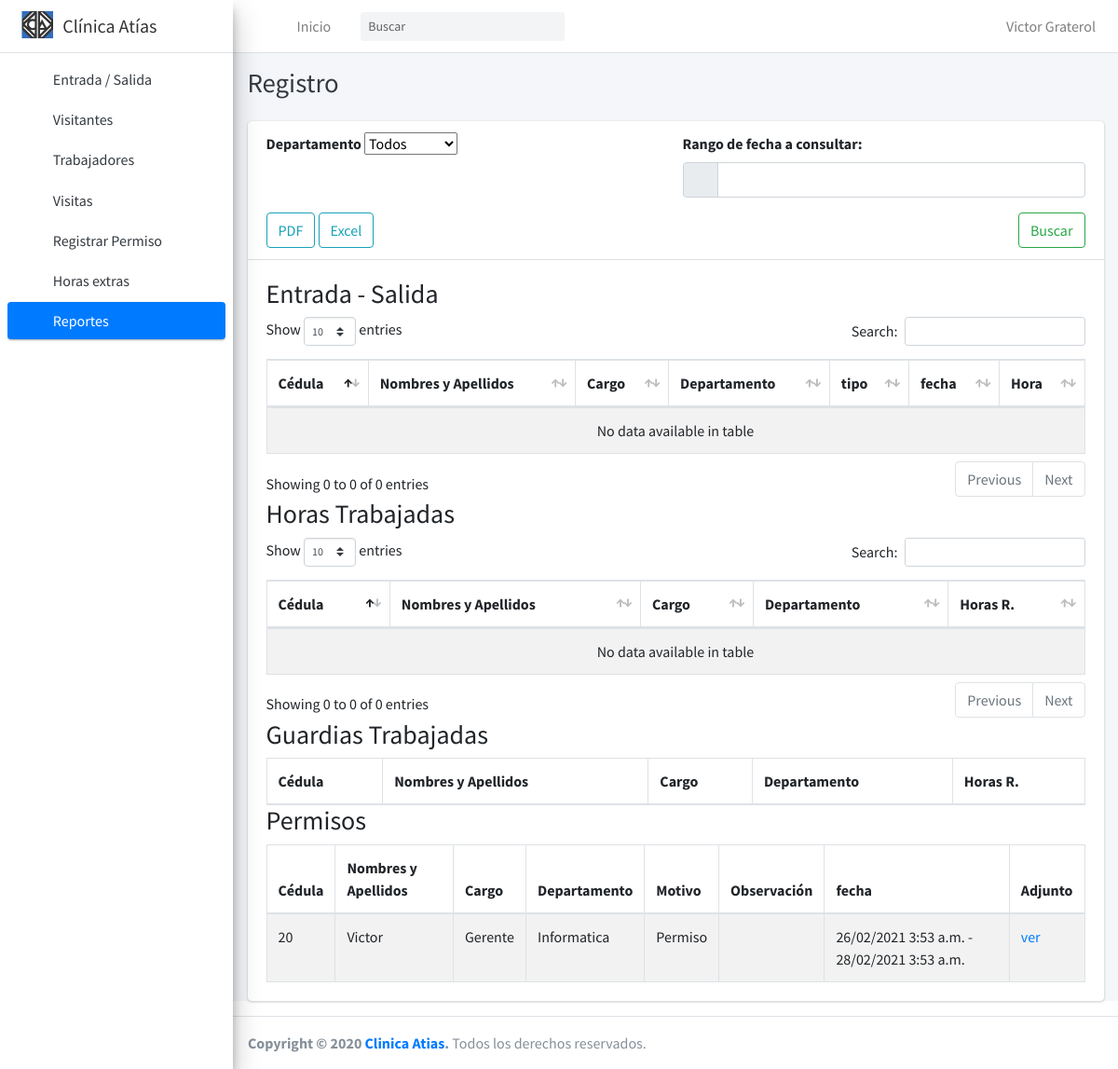
The page /reporte/diario/ (signed in) on the database as committed earlier.
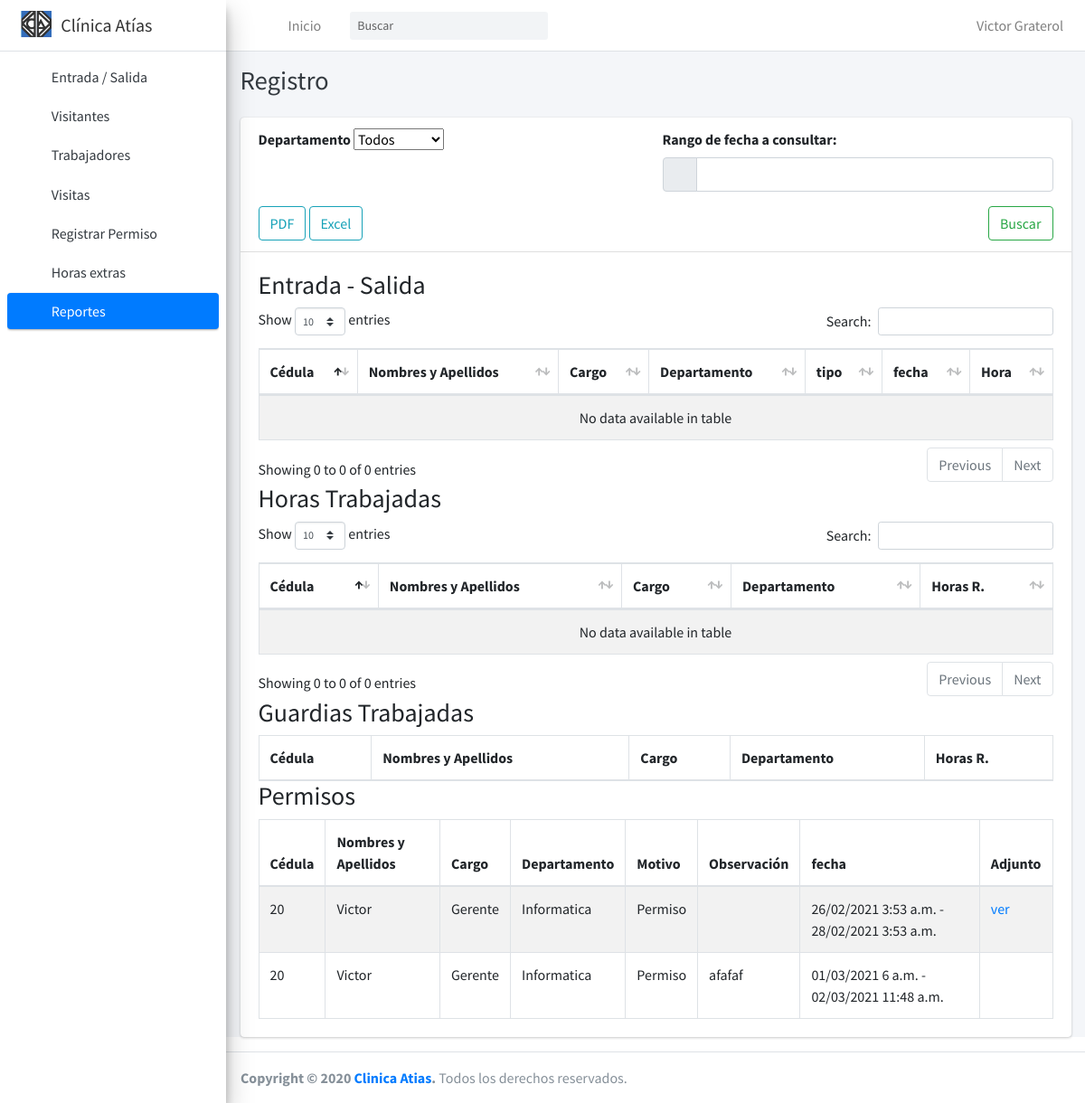
The same page on the database as committed later.
### core/models.py (models this page shows)
class permisos(models.Model):
    tipo_permiso = [
        ('P', 'Permiso'),
        ('V', 'Vacaciones'),
        ('R', 'Reposo'),
        ('O', 'Otro'),
    ]
    desde = models.DateTimeField()
    hasta = models.DateTimeField()
    motivo = models.CharField(max_length=1, choices=tipo_permiso, default='P',)
    observacion = models.TextField(verbose_name="Observaciones", blank=True, null=True)
    trabajador = models.ForeignKey(User, verbose_name="Trabajador", on_delete=models.PROTECT, related_name="get_trabajador")
    archivo = models.FileField(upload_to=user_directory_path, null=True, blank=True)
    user = models.ForeignKey(User, verbose_name="Usuario", on_delete=models.PROTECT, related_name="get_usuario")

### registration/models.py (models this page shows, shortened)
class Profile(models.Model):
    sexo_select = [
        ('M', 'Masculino'),
        ('F', 'Femenino'),
    ]
    choise_estatus = [
        ('A', 'Activo'),
        ('I', 'Inactivo'),
    ]
    user = models.OneToOneField(User, on_delete=models.CASCADE, related_name="get_profile")
    codigo = models.IntegerField(verbose_name='Código', null=True, blank=True)
    cedula = models.IntegerField(verbose_name='Cédula')
    cargo = models.CharField(max_length=150 , verbose_name='Cargo')
    departamento = models.ForeignKey(departamento, verbose_name="Departamento", on_delete=models.CASCADE)
    nacimiento = models.DateField(verbose_name='Fecha de Nacimiento', null=True, blank=True)
    sexo = models.CharField(max_length=1, choices=sexo_select, default='M',)
    tlf1 = models.CharField(max_length=50 , verbose_name='Teléfono 1', null = True, blank = True)
    tlf2 = models.CharField(max_length=50 , verbose_name='Teléfono 2', null = True, blank = True)
    horario = models.ForeignKey(horario, verbose_name="Horario", on_delete=models.CASCADE)
    estatus = models.CharField(max_length=1, choices=choise_estatus, default='A',)
    class Meta:
        verbose_name = 'trabajador'
        verbose_name_plural = 'trabajadores'
        ordering = ['codigo']

class departamento(models.Model):
    nombre = models.CharField(max_length=150 , verbose_name='Nombre')
    def __str__(self):
        return self.nombre

### core/views.py (the view)
# urls.py: path('reporte/diario/', views.diarioView, name ='diario'),
@login_required
def diarioView(request):
    dep = departamento.objects.all()
    trabajadores = Profile.objects.all()
    list_t = {}
    list_tt = []
    if request.POST:
        desde, hasta = request.POST['reservation'].split('-')
        desde = desde.strip(' ')
        hasta = hasta.strip(' ')
        desde = datetime.strptime(desde, '%d/%m/%Y')
        hasta = datetime.strptime(hasta, '%d/%m/%Y')
        print(desde.strftime('%Y-%m-%d 00:00:01'))
        print(hasta.strftime('%Y-%m-%d 23:59:59'))
        p = permisos.objects.filter(Q(desde__range = (desde.strftime('%Y-%m-%d 00:00:01'),hasta.strftime('%Y-%m-%d 23:59:59'))) | Q(hasta__range = (desde.strftime('%Y-%m-%d 00:00:01'),hasta.strftime('%Y-%m-%d 23:59:59'))))
        result = marca.objects.filter(fecha__gte = desde.strftime('%Y-%m-%d 00:00:0'),fecha__lte = hasta.strftime('%Y-%m-%d 23:59:59'))
        if request.POST['departamento'] != "0":
            result = result.filter(trabajador__get_profile__departamento = request.POST['departamento'])
    else:
        hoy = datetime.now()
        desde = hoy.strftime("%Y-%m-%d 00:00:00")
        hasta = hoy.strftime("%Y-%m-%d 23:59:59")
        result = marca.objects.filter(fecha__gte = desde,fecha__lte = hasta)
        p = permisos.objects.filter(hasta__lte = hasta )
    for trabajador in trabajadores:
        if result.filter(trabajador = trabajador.user).exists():
            results = result.filter(trabajador = trabajador.user)
            tiene_g = False
            if guardia.objects.filter(trabajador=trabajador.user).exists():
                g = guardia.objects.filter(trabajador=trabajador.user)
                tiene_g = True
            total = results.count()
            if total > 1:
                if total % 2 != 0:
                    total -= 1
                i = 0
                tiempo = 0
                gt = 0
                while(i < total):
                    if tiene_g:
                        if g.count() > 0:
                            for j in g:
                                if j.entrada.date() == results[i+1].fecha.date():
                                    gt += (results[i].fecha - results[i+1].fecha).total_seconds()
                    tiempo += (results[i].fecha - results[i+1].fecha).total_seconds()
                    i += 2
                tiempo -= gt
                list_t['tiempo'] = tiempo
                list_t['trabajador'] = trabajador
                list_t['horas'] = int(tiempo // 3600)
                list_t['segundos'] = int(tiempo % 3600)
                list_t['minutos'] = int(list_t['segundos'] // 60)
                list_t['segundos'] = int(list_t['segundos'] % 60)
                list_t['gt'] = gt
                list_t['horasg'] = int(gt // 3600)
                list_t['segundosg'] = int(gt % 3600)
                list_t['minutosg'] = int(list_t['segundosg'] // 60)
                list_t['segundosg'] = int(list_t['segundosg'] % 60)
                list_tt.append(list_t.copy())
    return render(request,'core/diario.html',{'object_list':result,'departamento':dep,'trabajadores':list_tt, 'permisos':p})

### core/templates/core/diario.html (shortened to what the changed rows need)
{% extends "core/base.html" %}
{% load static %}
{% block titulo %} Registro {% endblock %}
{% block head %}
  <link rel="stylesheet" href="{% static 'core/plugins/datatables-bs4/css/dataTables.bootstrap4.min.css' %}">
  <link rel="stylesheet" href="{% static 'core/plugins/datatables-responsive/css/responsive.bootstrap4.min.css' %}">
  <link rel="stylesheet" href="{% static 'core/plugins/daterangepicker/daterangepicker.css' %}">
  <link rel="stylesheet" href="{% static 'core/plugins/select2/css/select2.min.css' %}">
  <link rel="stylesheet" href="{% static 'core/plugins/select2-bootstrap4-theme/select2-bootstrap4.min.css' %}">
  <link rel="stylesheet" href="{% static 'core/plugins/bootstrap4-duallistbox/bootstrap-duallistbox.min.css' %}">
{% endblock %}
{% block contenido %}
    <div class="card">
        <div class="card-body">
            <table id="example1" class="table table-bordered table-striped">
                <thead>
                    <tr>
                        <th>Cédula</th>
                        <th>Nombres y Apellidos</th>
                        <th>Cargo</th>
                        <th>Departamento</th>
                        <th>tipo</th>
                        <th>fecha</th>
                        <th>Hora</th>
                    </tr>
                </thead>
            </table>
            <table id="example2" class="table table-bordered table-striped">
                <thead>
                    <tr>
                        <th>Cédula</th>
                        <th>Nombres y Apellidos</th>
                        <th>Cargo</th>
                        <th>Departamento</th>
                        <th>Horas R.</th>
                    </tr>
                </thead>
            </table>
            <table id="example2" class="table table-bordered table-striped">
                <thead>
                    <tr>
                        <th>Cédula</th>
                        <th>Nombres y Apellidos</th>
                        <th>Cargo</th>
                        <th>Departamento</th>
                        <th>Horas R.</th>
                    </tr>
                </thead>
            </table>
            <table id="example2" class="table table-bordered table-striped">
                <thead>
                    <tr>
                        <th>Cédula</th>
                        <th>Nombres y Apellidos</th>
                        <th>Cargo</th>
                        <th>Departamento</th>
                        <th>Motivo</th>
                        <th>Observación</th>
                        <th>fecha</th>
                        <th>Adjunto</th>
                    </tr>
                </thead>
                <tbody>
                    {% for permiso in permisos %}
                        <tr>
                            <td> {{ permiso.trabajador.get_profile.cedula}} </td>
                            <td>{{ permiso.trabajador.first_name}} {{ hora.trabajador.last_name}}</td>
                            <td>{{ permiso.trabajador.get_profile.cargo}}</td>
                            <td>{{ permiso.trabajador.get_profile.departamento}}</td>
                            <td>{{ permiso.get_motivo_display }}</td>
                            <td>{{ permiso.observacion }}</td>
                            <td>{{ permiso.desde|date:"d/m/Y P" }} - {{ permiso.hasta|date:"d/m/Y P"}}</td>
                            <td>{% if permiso.archivo %}<a href="{{ permiso.archivo.url }}">ver</a>{% endif %}</td>
                        </tr>
                    {% endfor %}
                </tbody>
            </table>
        </div>
    </div>
{% endblock %}

Rows that differ between the two databases and show on the page:
added permisos: trabajador.get_profile.cedula "20", trabajador.first_name "Victor", trabajador.get_profile.cargo "Gerente", trabajador.get_profile.departamento "Informatica", motivo "Permiso", observacion "afafaf", desde "01/03/2021 6 a.m.", hasta "02/03/2021 11:48 a.m."
